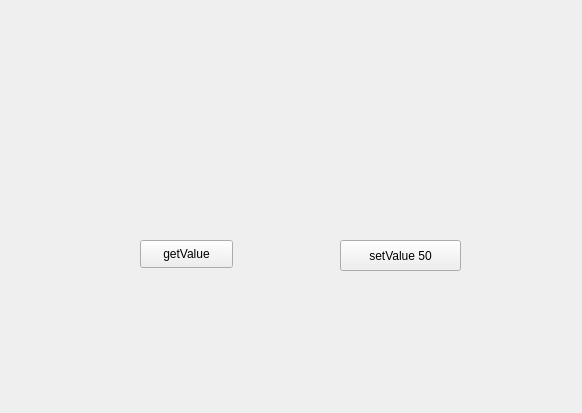
<?xml version="1.0" encoding="UTF-8"?>
<ui version="4.0">
 <class>Widget</class>
 <widget class="QWidget" name="Widget">
  <property name="geometry">
   <rect>
    <x>0</x>
    <y>0</y>
    <width>582</width>
    <height>413</height>
   </rect>
  </property>
  <property name="windowTitle">
   <string>Widget</string>
  </property>
  <widget class="MyControl" name="customControl" native="true">
   <property name="geometry">
    <rect>
     <x>90</x>
     <y>80</y>
     <width>401</width>
     <height>51</height>
    </rect>
   </property>
  </widget>
  <widget class="QPushButton" name="pushButton">
   <property name="geometry">
    <rect>
     <x>140</x>
     <y>240</y>
     <width>93</width>
     <height>28</height>
    </rect>
   </property>
   <property name="text">
    <string>getValue</string>
   </property>
  </widget>
  <widget class="QPushButton" name="pushButton_2">
   <property name="geometry">
    <rect>
     <x>340</x>
     <y>240</y>
     <width>121</width>
     <height>31</height>
    </rect>
   </property>
   <property name="text">
    <string>setValue 50</string>
   </property>
  </widget>
 </widget>
 <layoutdefault spacing="6" margin="11"/>
 <customwidgets>
  <customwidget>
   <class>MyControl</class>
   <extends>QWidget</extends>
   <header>mycontrol.h</header>
   <container>1</container>
  </customwidget>
 </customwidgets>
 <resources/>
 <connections/>
</ui>
